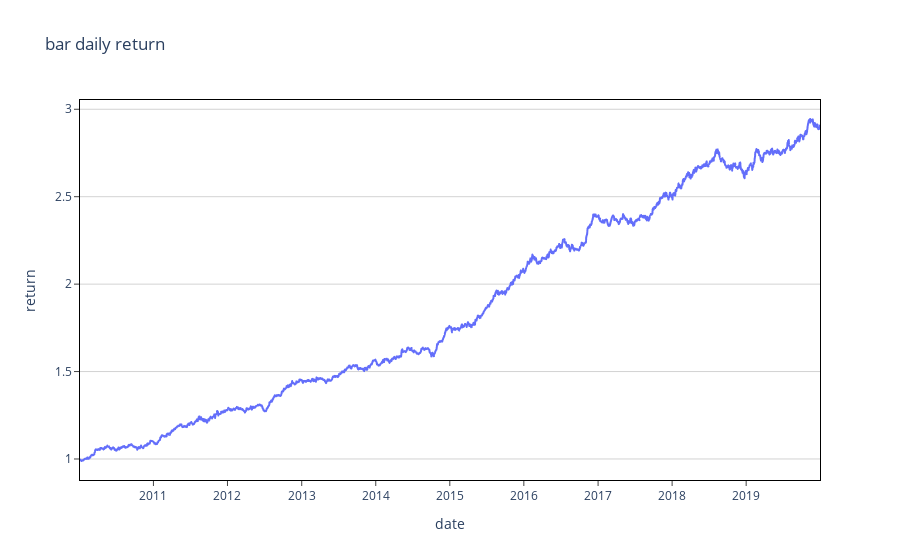

The cell this chart's notebook holds for it:
### Code cell


### Figure 1 — Plotly figure (JSON) as saved in the notebook; plotly's stock layout.template omitted (floating-point values rounded to 4 significant figures; data arrays with more than 128 entries replaced by an {"elided": "..."} marker saying what was removed)
{"data": [{"hovertemplate": "date=%{x}<br>return=%{y}<extra></extra>", "legendgroup": "", "line": {"color": "#636efa", "dash": "solid"}, "marker": {"symbol": "circle"}, "mode": "lines", "name": "", "showlegend": false, "x": {"elided": "2515 str values"}, "xaxis": "x", "y": {"elided": "2515 float values"}, "yaxis": "y", "type": "scattergl"}], "layout": {"xaxis": {"anchor": "y", "domain": [0.0, 1.0], "title": {"text": "date"}, "mirror": true, "ticks": "outside", "showline": true, "linecolor": "black"}, "yaxis": {"anchor": "x", "domain": [0.0, 1.0], "title": {"text": "return"}, "mirror": true, "ticks": "outside", "showline": true, "linecolor": "black", "gridcolor": "lightgrey"}, "legend": {"tracegroupgap": 0}, "title": {"text": "bar daily return"}, "plot_bgcolor": "white"}}
